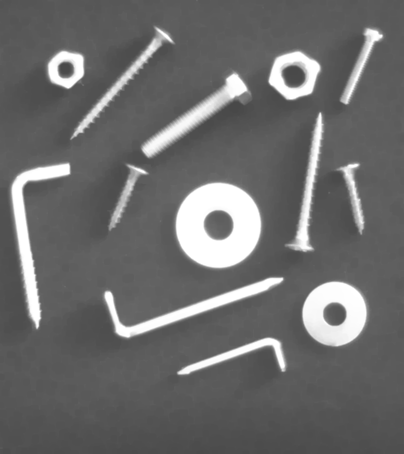
%> input picture tool recogniser/Imagenes/Test/Test01.bmp, 404 x 454 px
$ octave AplicacionClasificadorKNNMDE.m   (GNU Octave 9; MATLAB toolbox functions it lacks are replaced by stand-ins)
%> lines starting %> are read from the running program, lines starting %| are printed output that depends on the picture; in (x1, y1, x2, y2) boxes, pixels count from 0 and x2, y2 are one past the last pixel; in counts of white or black regions, pixels touching at a corner belong together; the program's own positions count from 1
### tool recogniser/01_GeneracionDatos/Funciones/funcion_elimina_regiones_ruidosas.m
function IbinFilt = funcion_elimina_regiones_ruidosas(Ibin)
%vamos a coger una imagen binaria donde primero vamos a quitar las areas
%menores al 0.001% del area de la imagen, y luego vamos a quitar aquellas
%areas menores que el areamaxima/5. Todo esto para quitar el ruido

[N,M]=size(Ibin);
Ibin2=bwareaopen(Ibin,round(0.001*N*M));% descarto regiones con menos area
%que el 0.001% del area de la imagen

if sum(Ibin2>0)
    Ietiq=bwlabel(Ibin2);

    stats=regionprops(Ietiq,'Area');
    areas=cat(1,stats.Area);

    numPix=floor(max(areas)/5);

    IbinFilt=bwareaopen(Ibin2,numPix);% descarto regiones con area mas peque馻
    %que la mayor/5
else
    IbinFilt= Ibin2;
end

### tool recogniser/01_GeneracionDatos/Funciones/funcion_calcula_descriptores_imagenes.m
function XImagen = funcion_calcula_descriptores_imagenes(Ietiq,N)
%devuelvo una matriz con todos los descriptores (23)columnas y tantas filas
%como objetos(N)
stats=regionprops(Ietiq,'Extent','Area','Perimeter','Eccentricity','EulerNumber','Solidity');

Perimetro=cat(1,stats.Perimeter);
Area=cat(1,stats.Area);
ExtentImagen=cat(1,stats.Extent);
%Calculamos la compacticidad
Compacticidad=(Perimetro.^2 )./Area;
%calculamos la Excentricidad
Excentricidad=cat(1,stats.Eccentricity);
%calculamos la solidez
Solidez=cat(1,stats.Solidity);
%Claculamos el numero de Euler
NEuler=cat(1,stats.EulerNumber);
%calculamos la Nueva Extension + los descriptores de hu
ExtensionIR_HuImagen=funcion_calcula_ExtentIR_Hu_objetos_imagen(Ietiq,N);
%Claculamos los descriptores de DF
DFImagen=funcion_calcula_DF_objetos_imagen(Ietiq,N);
XImagen=[Compacticidad Excentricidad Solidez ExtentImagen ExtensionIR_HuImagen DFImagen NEuler];

end

### tool recogniser/01_GeneracionDatos/Funciones/funcion_calcula_ExtentIR_Hu_objetos_imagen.m
function X = funcion_calcula_ExtentIR_Hu_objetos_imagen(Ietiq,N)
%Calculamos el momento de Hu de cada objeto etiquetado
X=[];

for i=1:N

    Ibin_i=Ietiq==i;
    extentIR=Funcion_Calcula_Extent(Ibin_i);
    m=Funcion_Calcula_Hu(Ibin_i);
    X(i,:)=[extentIR m'];
end

### tool recogniser/01_GeneracionDatos/Funciones/Funcion_Calcula_Extent.m
function Extent =Funcion_Calcula_Extent(Matriz_Binaria)
%vamos a calcular el Exten de la figura independientemente de la rotacion
%para ello vamos a rotar la imagen hasta que su descriptor sea maximo
Extent=0;

Objcentrado=Funcion_Centra_Objeto(Matriz_Binaria);
a=regionprops(Objcentrado,'Area');
Area=cat(1,a.Area);

for i=0:5:355
   Rotada=imrotate(Objcentrado,i);
   c=regionprops(Rotada,'BoundingBox');
   Rectangulo=cat(1,c.BoundingBox);
   AreaRectangulo=Rectangulo(3)*Rectangulo(4);
   Descriptor=Area/AreaRectangulo;

   if(Descriptor>Extent)
      Extent=Descriptor;
   end

end


end

### tool recogniser/03_FaseTest/05_CASOD_knn_MD/AplicacionClasificadorKNNMDE.m

addpath('Funciones')
addpath('../../Imagenes/Test')
addpath('../../01_GeneracionDatos/DatosGenerados');
addpath('../../02_FaseEntrenamiento/02_MDE_clases2a2/01_ArandelasyTuercas/02_DisegnoClasificador/DatosGenerados')
addpath('../../02_FaseEntrenamiento/03_knn_3clases/02_DisegnoClasificador/DatosGenerados')
addpath('../../02_FaseEntrenamiento/04_knn_2clases/01_TornH_R/02_DisegnoClasificador/DatosGenerados')
%% Sacamos los descriptores de cada figura

X=[];

   nombreImagen='Test01.bmp';

  I=imread(nombreImagen);
%> I is the input picture: size 454x404 uint8; min 72, max 255, mean 108

   umbral=graythresh(I);%%%%%%%%%%%%%%%%%%%%puede pedir que la cambiemos en el examen
%> umbral = 0.639

   Ibin=I>255*umbral;
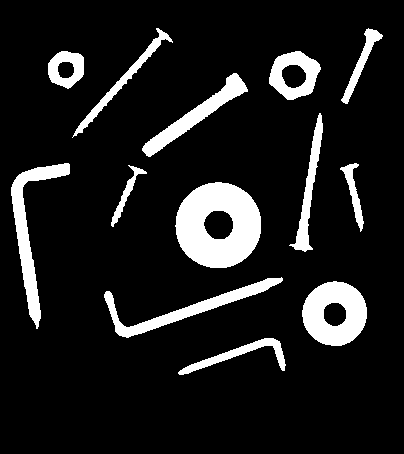
%> Ibin: size 454x404 logical; 11.6% white; 13 white regions, largest, box (x1, y1, x2, y2) and area: (175, 182, 261, 268) 5173, (302, 281, 367, 346) 2872, (11, 163, 70, 329) 2334

   IbinFilt =funcion_elimina_regiones_ruidosas(Ibin);

   if sum(IbinFilt(:))>0

       [Ietiq,N]=bwlabel(IbinFilt);
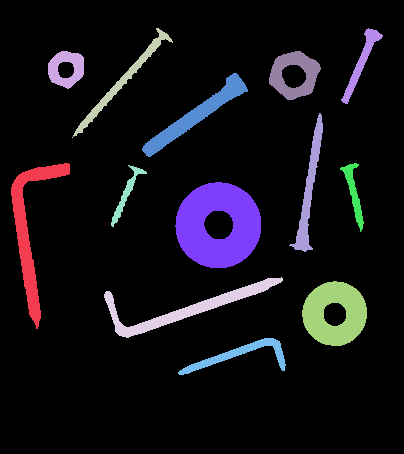
%> Ietiq: size 454x404 double; 14 distinct labels, from 0 to 13; one colour per label, 0 black
%> N = 13
       %esta funcion va a devolver los descriptores
       X=funcion_calcula_descriptores_imagenes(Ietiq,N);
%> in funcion_calcula_descriptores_imagenes, `stats=regionprops(Ietiq,'Extent','Area','Perimeter','Eccentricity','Eu..`: stats = 13 regions; largest, Area, Eccentricity, EulerNumber, Extent and Solidity: 5173 0.129 0 0.699 0.877, 2872 0.188 0 0.68 0.86, 2334 0.968 1 0.238 0.407, 2043 0.985 1 0.187 0.384, 1806 0.992 1 0.203 0.777
%> in funcion_calcula_descriptores_imagenes, `Perimetro=cat(1,stats.Perimeter);`: Perimetro = [416; 115; 321.5; 434.2; 161.5; 278.2; 267.8; 267.6; 154.2; 307; 200.6; 160.4; 180.2]
%> in funcion_calcula_descriptores_imagenes, `Area=cat(1,stats.Area);`: Area = [2334; 844; 1018; 2043; 418; 1806; 5173; 953; 1391; 1228; 2872; 511; 688]
%> in funcion_calcula_descriptores_imagenes, `ExtentImagen=cat(1,stats.Extent);`: ExtentImagen = [0.238; 0.617; 0.0916; 0.187; 0.187; 0.203; 0.699; 0.238; 0.546; 0.26; 0.68; 0.309; 0.216]
%> in funcion_calcula_descriptores_imagenes, `Compacticidad=(Perimetro.^2 )./Area;`: Compacticidad = [74.16; 15.66; 101.5; 92.26; 62.4; 42.85; 13.86; 75.16; 17.1; 76.75; 14.01; 50.36; 47.2]
%> in funcion_calcula_descriptores_imagenes, `Excentricidad=cat(1,stats.Eccentricity);`: Excentricidad = [0.968; 0.408; 0.998; 0.985; 0.99; 0.992; 0.129; 0.978; 0.369; 0.997; 0.188; 0.989; 0.992]
%> in funcion_calcula_descriptores_imagenes, `Solidez=cat(1,stats.Solidity);`: Solidez = [0.407; 0.776; 0.508; 0.384; 0.5; 0.777; 0.877; 0.404; 0.737; 0.571; 0.86; 0.593; 0.644]
%> in funcion_calcula_descriptores_imagenes, `NEuler=cat(1,stats.EulerNumber);`: NEuler = [1; 0; 1; 1; 1; 1; 0; 1; 0; 1; 0; 1; 1]
%> the loop in funcion_calcula_ExtentIR_Hu_objetos_imagen, `for i=1:N` made 1 pass
%> pass 1, in funcion_calcula_ExtentIR_Hu_objetos_imagen, `Ibin_i=Ietiq==i;`:
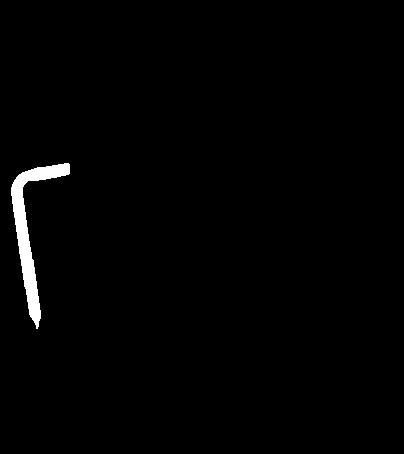
%> Ibin_i: size 454x404 logical; 1.3% white; 1 white region, box (x1, y1, x2, y2) and area: (11, 163, 70, 329) 2334
%> the run ends on the next line
